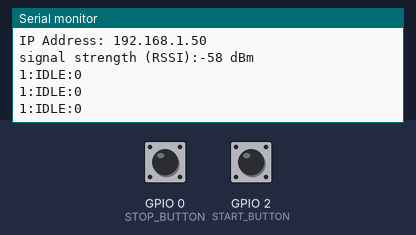
A sketch run on a simulated ESP8266 (Wemos D1 mini). Parts: the last lines printed to the serial monitor. Inputs (shaded band) come from the test bench; at power-on: GPIO 2 (START_BUTTON) HIGH, GPIO 0 (STOP_BUTTON) HIGH. WiFi joins after 1.5 s; servers stay silent unless stated; a WiFi scan finds three made-up networks.

Above: at 12.2 s.
12.3 s: GPIO 2 (START_BUTTON) pulled LOW for 0.15 s
At 12.43 s:
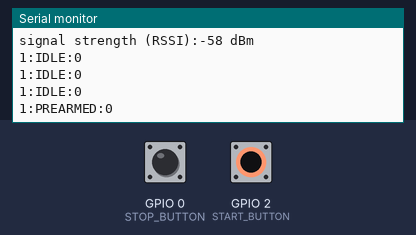
13.9 s: GPIO 2 (START_BUTTON) pulled LOW for 3.2 s
At 16.4 s:
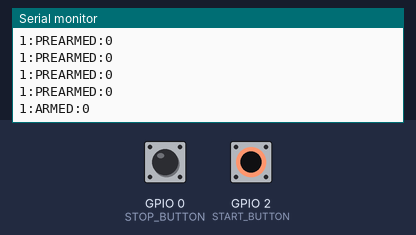
18.6 s: GPIO 0 (STOP_BUTTON) pulled LOW for 0.15 s
At 19.1 s:
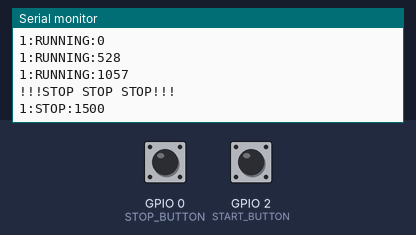

Measured:
- after the input at 12.3 s, the serial monitor: prints a new line at once (image 1)
- after the input at 13.9 s, the serial monitor: prints a new line after 2.1 s (image 2)
- after the input at 18.6 s, the serial monitor: prints a new line at once (image 3)

The sketch:

wemos01.ino
```cpp
// (licence header left out)
#include "secrets.h"
#include "functions.h"

//-------------------------------------------------------------------------------
//
//
//    +-------+     +------+       +----------+       +---------+       +---------+       +---------+
//    |BEGIN  |---->| IDLE |------>| PREARMED |------>| ARMED   |------>| RUNNING |------>|   STOP  |
//    +-------+     +------+       +----------+       +---------+       +---------+       +---------+
//                       ^              |                   |                 |                 |
//                       |              |                   |                 |                 |
//                       +--------------+<------------------+<----------------+<----------------+
//
//


bool isFootBoardPressed  = false;
bool isStopButtonPressed = false;

void setup() {

  changeStateTo(BEGIN);

  // initialize the button pin as a input:
  pinMode(START_BUTTON, INPUT_PULLUP);
  pinMode(STOP_BUTTON,  INPUT_PULLUP);

  //Initialize serial:
  Serial.begin(115200);

  WiFiSetup();

  changeStateTo(IDLE);

}

void loop() {

      LOOP_TIME = millis();
      isFootBoardPressed  = (digitalRead(START_BUTTON)==LOW);
      isStopButtonPressed = (digitalRead(STOP_BUTTON) ==LOW);

      // Check for a packet received one time each second ------------------
      if (mills_in_this_state%1000==0){
          int n = Udp.parsePacket();
          if (n){
              Udp.read(packet,PACKET_SIZE);
              String id = String(packet[0]);
              if (id.toInt() == ID ){
                   //We receive a packet
                   //may be a reset command
                   changeStateTo(IDLE);
              }

          }//udp receive
      }
      //-------------------------------------------------------------------

      //If footbar is pressed goto PREARMED
      if (STATE==IDLE && isFootBoardPressed){
          changeStateTo(PREARMED);
      }
      //After 2s in PREARMED we go ARMED
      else if (STATE==PREARMED && isFootBoardPressed && mills_in_this_state>2000){
          changeStateTo(ARMED);
      }
      //otherwhise return in IDLE
      else if (STATE==PREARMED && !isFootBoardPressed){
          changeStateTo(IDLE);
      }
      //if ARMED and we leave footbar goto RUNNING
      else if (STATE==ARMED && !isFootBoardPressed){
          ts = millis();
          changeStateTo(RUNNING);
      }
      //a pression on footboard while RUNNING of 2s cause return in IDLE
      else if (STATE==RUNNING && isFootBoardPressed && mills_in_this_state>2000){
          Serial.println("Returning to IDLE..");
          changeStateTo(IDLE);
      }
      //On STOP button goto STOP state
      else if (STATE==RUNNING && isStopButtonPressed){
          te = millis();
          Serial.println("!!!STOP STOP STOP!!!");
          changeStateTo(STOP);
      }
      else if (STATE==STOP && isFootBoardPressed){
          changeStateTo(IDLE);
      }
      //Every 500ms broadcast the state
      else if (mills_in_this_state%500==0){
          broadcast_my_state();
      }

      delay(1);

      LOOP_TIME = millis()-LOOP_TIME;
      mills_in_this_state+=LOOP_TIME;
}//loop
```

functions.h
```cpp
// (licence header left out)
#include <ESP8266WiFi.h> //ESP8266
#include <WiFiUdp.h>

#define PACKET_SIZE 32

#define ID 1  //foot-board id 0,1,2,...
#define localPort 10999      // local port to listen on
#define remotePort 11000     // remote display port

#define DEBUG 1
#define START_BUTTON 2   //Wemos D4 pin
#define STOP_BUTTON 0    //Wemos D3 pin


unsigned long ts;  //timestamp of start
unsigned long te;  //timestamp of end

WiFiUDP Udp;
const IPAddress broadcastIp(255,255,255,255);

/**
 * printWiFiStatus
 */
void printWiFiStatus() {
  if (DEBUG){
    // print the SSID of the network you're attached to:
    Serial.print("SSID: ");
    Serial.println(WiFi.SSID());

    // print your WiFi shield's IP address:
    IPAddress ip = WiFi.localIP();
    Serial.print("IP Address: ");
    Serial.println(ip);

    // print the received signal strength:
    long rssi = WiFi.RSSI();
    Serial.print("signal strength (RSSI):");
    Serial.print(rssi);
    Serial.println(" dBm");
  }
}

bool WiFiSearchFor(char* ssid){

  for(int i=0;i<3;i++){

    delay(1000);

    if (DEBUG){
      Serial.println("** Scan Networks **");
    }

    int n = WiFi.scanNetworks();

    if (n == -1) {
        return false;
    }

    // print the list of networks seen:
    if (DEBUG){
        Serial.print("number of available networks:");
        Serial.println(n);
    }
    // print the network number and name for each network found:
    for (int j = 0; j < n; j++) {
        if (DEBUG){
            Serial.print(j);
            Serial.print(") ");
            Serial.print(WiFi.SSID(j));
            Serial.print("\tSignal: ");
            Serial.print(WiFi.RSSI(j));
            Serial.println(" dBm");
        }
        if (WiFi.SSID(j).equals(ssid)){
          return true;
        }
    }

  }
  return false;
}

/**
 * WiFISetup - connect to a WiFi Networka and prepare UDP port
 */
void WiFiSetup(){

  WiFi.mode(WIFI_STA);


  // check for the presence of the shield:
  while (WiFi.status() == WL_NO_SHIELD) {
      Serial.println("WiFi shield not present");
      delay(1000);
  }

  if (WiFiSearchFor(SECRET_SSID_1)){
      WiFi.begin(SECRET_SSID_1, SECRET_PASS_1);
  }else{
      WiFi.begin(SECRET_SSID_2, SECRET_PASS_2);
  }

  // attempt to connect to WiFi network:
  while ( WiFi.status() != WL_CONNECTED) {
    Serial.print("Attempting to connect to SSID: ");
    Serial.println(WiFi.SSID());

    // wait 2 seconds for connection:
    Serial.println("------------------------------------------------");
    delay(2000);
  }

  Udp.begin(localPort);

  Serial.println("Connected to wifi");
  printWiFiStatus();

}


char packet[PACKET_SIZE]; //buffer to broadcast
unsigned long mills_in_this_state=0;
unsigned long LOOP_TIME;

enum state {
  BEGIN,
  IDLE,
  PREARMED,
  ARMED,
  RUNNING,
  STOP
};

state STATE;

/**
 * broadcast - an udp packet
 */
void broadcast(char* text){

    Udp.beginPacket(broadcastIp, remotePort);
    Udp.write(text);
    Udp.endPacket();
    if (DEBUG)
      Serial.println(text);
}

/**
 * broadcast_my_state
 */
void broadcast_my_state(){

  switch (STATE) {

      case BEGIN:
        sprintf(packet,"%d:BEGIN:%lu",ID,0);
        break;
      case IDLE:
        sprintf(packet,"%d:IDLE:%lu",ID,0);
        break;
      case PREARMED:
        sprintf(packet,"%d:PREARMED:%lu",ID,0);
        break;
      case ARMED:
        sprintf(packet,"%d:ARMED:%lu",ID,0);
        break;
      case RUNNING:
        sprintf(packet,"%d:RUNNING:%lu",ID,millis()-ts);
        break;
      case STOP:
        sprintf(packet,"%d:STOP:%lu",ID,te-ts);
        break;
      default:
        sprintf(packet,"%d:IDLE:%lu",ID,0);

    }//end switch

    broadcast(packet);
}//end broadcast my state

/**
 * changeStateTo - change state and broadcast it
 */
void changeStateTo(state s){

    STATE = s;
    mills_in_this_state = 0;
    broadcast_my_state();
}
```

secrets.h
```cpp
// (licence header left out)
#define SECRET_SSID_2 "Casa"
#define SECRET_PASS_2 "annaanna"

#define SECRET_SSID_1 "arcoasd"
#define SECRET_PASS_1 "12345678"
```
